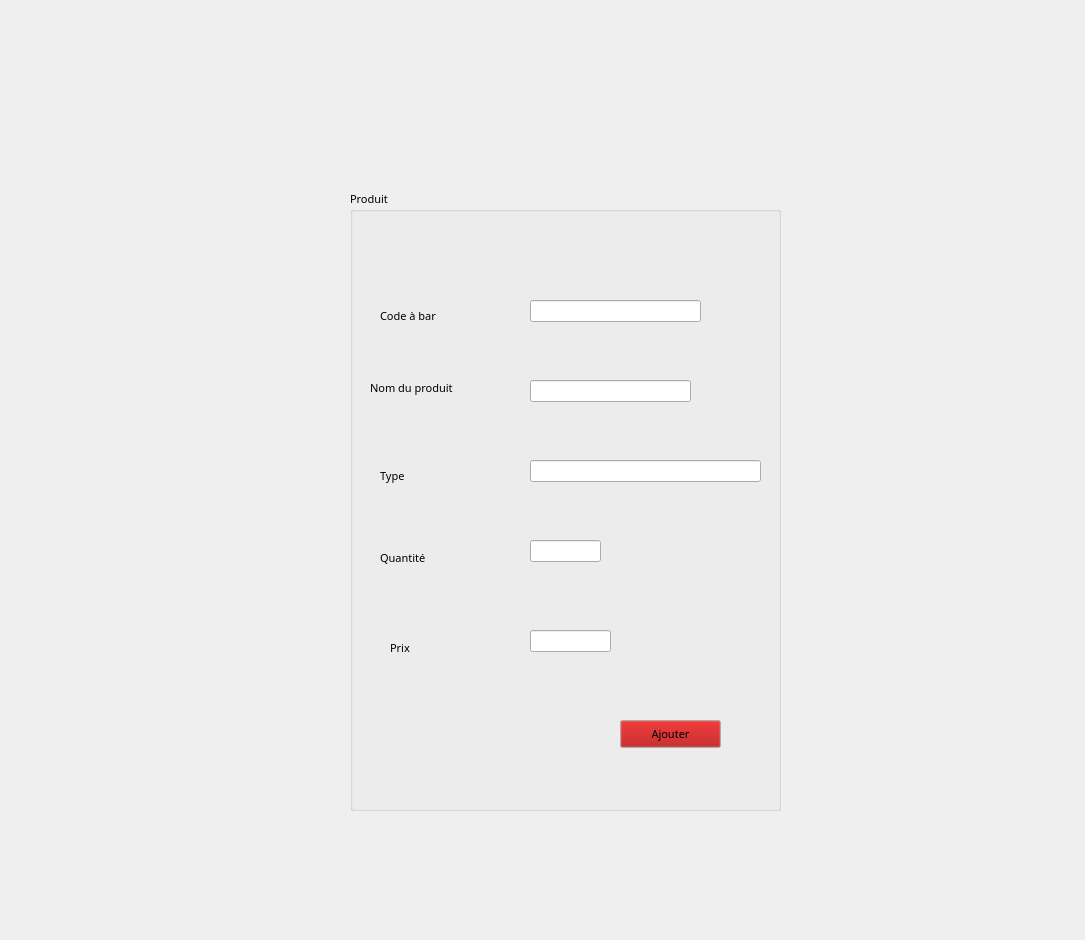
      <widget class="QWidget" name="tab_16">
       <property name="maximumSize">
        <size>
         <width>1085</width>
         <height>16777215</height>
        </size>
       </property>
       <property name="font">
        <font>
         <family>Showcard Gothic</family>
         <pointsize>8</pointsize>
        </font>
       </property>
       <attribute name="title">
        <string>Ajouter un produit</string>
       </attribute>
       <widget class="QGroupBox" name="groupBox_16">
        <property name="enabled">
         <bool>true</bool>
        </property>
        <property name="geometry">
         <rect>
          <x>350</x>
          <y>190</y>
          <width>431</width>
          <height>621</height>
         </rect>
        </property>
        <property name="minimumSize">
         <size>
          <width>0</width>
          <height>0</height>
         </size>
        </property>
        <property name="maximumSize">
         <size>
          <width>16777215</width>
          <height>16777215</height>
         </size>
        </property>
        <property name="palette">
         <palette>
          <active>
           <colorrole role="Button">
            <brush brushstyle="SolidPattern">
             <color alpha="255">
              <red>170</red>
              <green>0</green>
              <blue>0</blue>
             </color>
            </brush>
           </colorrole>
          </active>
          <inactive>
           <colorrole role="Button">
            <brush brushstyle="SolidPattern">
             <color alpha="255">
              <red>170</red>
              <green>0</green>
              <blue>0</blue>
             </color>
            </brush>
           </colorrole>
          </inactive>
          <disabled>
           <colorrole role="Button">
            <brush brushstyle="SolidPattern">
             <color alpha="255">
              <red>170</red>
              <green>0</green>
              <blue>0</blue>
             </color>
            </brush>
           </colorrole>
          </disabled>
         </palette>
        </property>
        <property name="font">
         <font>
          <family>Showcard Gothic</family>
          <pointsize>8</pointsize>
          <weight>50</weight>
          <italic>false</italic>
          <bold>false</bold>
          <underline>false</underline>
          <strikeout>false</strikeout>
          <stylestrategy>PreferDefault</stylestrategy>
          <kerning>true</kerning>
         </font>
        </property>
        <property name="cursor">
         <cursorShape>ArrowCursor</cursorShape>
        </property>
        <property name="mouseTracking">
         <bool>false</bool>
        </property>
        <property name="focusPolicy">
         <enum>Qt::TabFocus</enum>
        </property>
        <property name="autoFillBackground">
         <bool>true</bool>
        </property>
        <property name="title">
         <string>Produit</string>
        </property>
        <property name="flat">
         <bool>false</bool>
        </property>
        <property name="checkable">
         <bool>false</bool>
        </property>
        <property name="checked">
         <bool>false</bool>
        </property>
        <widget class="QLabel" name="label_86">
         <property name="geometry">
          <rect>
           <x>20</x>
           <y>190</y>
           <width>121</width>
           <height>16</height>
          </rect>
         </property>
         <property name="font">
          <font>
           <family>Showcard Gothic</family>
           <pointsize>8</pointsize>
           <weight>50</weight>
           <italic>false</italic>
           <bold>false</bold>
           <underline>false</underline>
           <strikeout>false</strikeout>
           <stylestrategy>PreferDefault</stylestrategy>
           <kerning>true</kerning>
          </font>
         </property>
         <property name="text">
          <string>Nom du produit</string>
         </property>
        </widget>
        <widget class="QLineEdit" name="le_nombouzid_4">
         <property name="geometry">
          <rect>
           <x>180</x>
           <y>190</y>
           <width>161</width>
           <height>22</height>
          </rect>
         </property>
        </widget>
        <widget class="QLabel" name="label_87">
         <property name="geometry">
          <rect>
           <x>30</x>
           <y>270</y>
           <width>56</width>
           <height>31</height>
          </rect>
         </property>
         <property name="text">
          <string>Type</string>
         </property>
        </widget>
        <widget class="QLabel" name="label_88">
         <property name="geometry">
          <rect>
           <x>40</x>
           <y>450</y>
           <width>56</width>
           <height>16</height>
          </rect>
         </property>
         <property name="text">
          <string>Prix </string>
         </property>
        </widget>
        <widget class="QLineEdit" name="le_prixbouzid_4">
         <property name="geometry">
          <rect>
           <x>180</x>
           <y>440</y>
           <width>81</width>
           <height>22</height>
          </rect>
         </property>
        </widget>
        <widget class="QPushButton" name="pb_ajouterbouzid_4">
         <property name="geometry">
          <rect>
           <x>270</x>
           <y>530</y>
           <width>101</width>
           <height>28</height>
          </rect>
         </property>
         <property name="cursor">
          <cursorShape>PointingHandCursor</cursorShape>
         </property>
         <property name="text">
          <string>Ajouter</string>
         </property>
         <property name="checkable">
          <bool>true</bool>
         </property>
         <property name="checked">
          <bool>false</bool>
         </property>
         <property name="autoExclusive">
          <bool>false</bool>
         </property>
         <property name="autoDefault">
          <bool>false</bool>
         </property>
         <property name="default">
          <bool>false</bool>
         </property>
         <property name="flat">
          <bool>false</bool>
         </property>
        </widget>
        <widget class="QLabel" name="label_89">
         <property name="geometry">
          <rect>
           <x>30</x>
           <y>360</y>
           <width>71</width>
           <height>16</height>
          </rect>
         </property>
         <property name="text">
          <string>Quantité</string>
         </property>
        </widget>
        <widget class="QLineEdit" name="le_quantitebouzid_4">
         <property name="geometry">
          <rect>
           <x>180</x>
           <y>350</y>
           <width>71</width>
           <height>22</height>
          </rect>
         </property>
        </widget>
        <widget class="QLineEdit" name="le_typebouzid_4">
         <property name="geometry">
          <rect>
           <x>180</x>
           <y>270</y>
           <width>231</width>
           <height>22</height>
          </rect>
         </property>
        </widget>
        <widget class="QLabel" name="label_90">
         <property name="geometry">
          <rect>
           <x>30</x>
           <y>110</y>
           <width>111</width>
           <height>31</height>
          </rect>
         </property>
         <property name="text">
          <string>Code à bar</string>
         </property>
        </widget>
        <widget class="QLineEdit" name="le_cabbouzid_4">
         <property name="geometry">
          <rect>
           <x>180</x>
           <y>110</y>
           <width>171</width>
           <height>22</height>
          </rect>
         </property>
         <property name="maxLength">
          <number>999999999</number>
         </property>
        </widget>
       </widget>
       <widget class="QLabel" name="label_91">
        <property name="geometry">
         <rect>
          <x>-10</x>
          <y>0</y>
          <width>1101</width>
          <height>931</height>
         </rect>
        </property>
        <property name="font">
         <font>
          <family>Showcard Gothic</family>
          <pointsize>8</pointsize>
          <italic>false</italic>
         </font>
        </property>
        <property name="text">
         <string/>
        </property>
        <property name="pixmap">
         <pixmap>6.jpg</pixmap>
        </property>
        <property name="scaledContents">
         <bool>true</bool>
        </property>
       </widget>
       <zorder>label_91</zorder>
       <zorder>groupBox_16</zorder>
      </widget>
